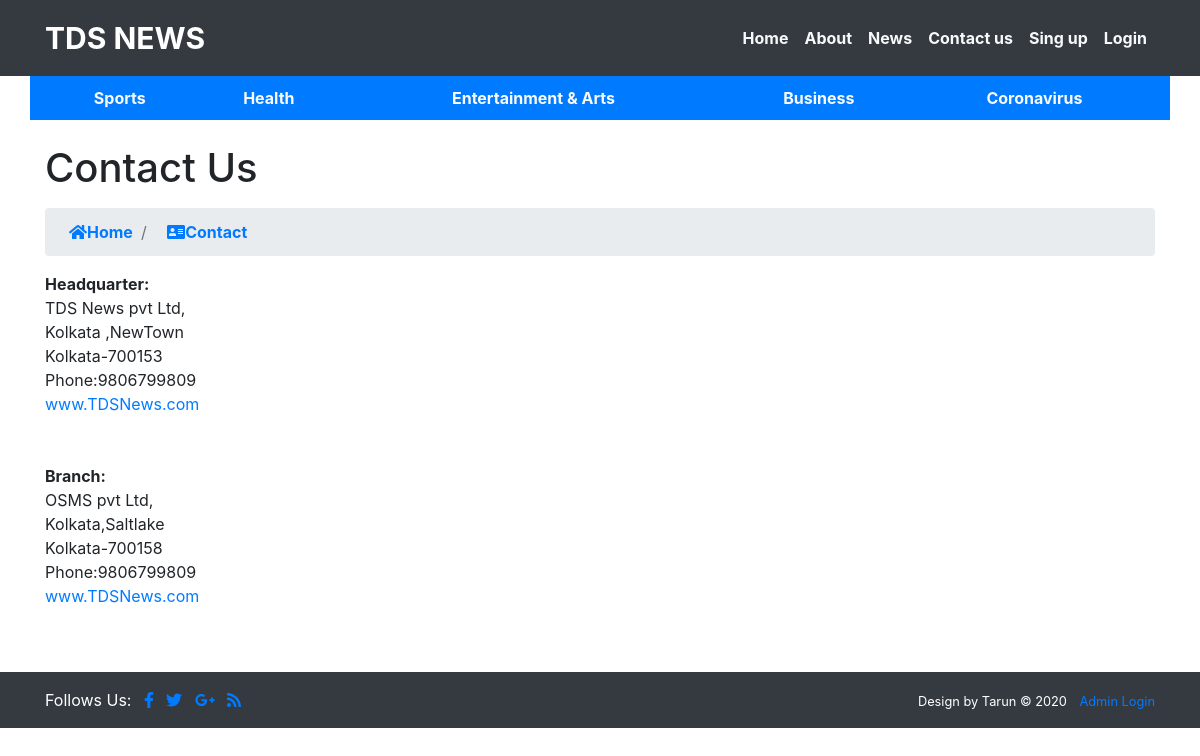
Screenshot of /index.php/news_controller/Contact with the database file from the repository.
### tables this page shows
CREATE TABLE `catagory` (
  `catagory_id` int(50) NOT NULL,
  `catagory_name` varchar(60) NOT NULL,
  `post` int(50) NOT NULL
);

### application/controllers/News_controller.php (called while the page is built, shortened)
<?php
class News_controller extends CI_Controller{
	function __construct(){
		$this->load->model('adminmodel/catagory_model');
		$this->load->model('adminmodel/news_model');
	}
	public function Contact()
	{
		$data['catagory'] = $this->catagory_model->navcatagory();
		$this->load->view('news_project/contact',$data);
	}
}
?>

### index.php (called while the page is built, shortened)
<?php
require_once BASEPATH.'core/CodeIgniter.php';

### application/models/adminmodel/Catagory_model.php (called while the page is built, shortened)
<?php
	class Catagory_model extends CI_Model{
		function navcatagory(){
			return $query = $this->db->query("SELECT * FROM catagory WHERE post > 0 ")->result();
		}
	}
?>

### application/views/news_project/contact.php (the view, shortened to what this page needs)
<!DOCTYPE html>
<html>
<head>
    <link rel="stylesheet" href="<?php echo base_url('css/bootstrap.min.css')?>">
    <link rel="stylesheet" href="<?php echo base_url('css/all.min.css')?>">
    <link rel="stylesheet" href="<?php echo base_url('css/style.css')?>">
</head>
<body>
    <nav class="navbar navbar-expand-lg navbar-dark bg-dark">
    <div class="container">
      <a class="navbar-brand text-primary font-weight-bold" href="<?php echo base_url('News_controller/index'); ?>"><span style="font-size:30px ; color: white; height: 50px; line-height: 50px;">TDS NEWS</span></a>
        <div class="collapse navbar-collapse" id="mymenu">
          <ul class="navbar-nav ml-auto custom_nav">
             <li class="nav-item">
              <a class="nav-link text-light font-weight-bold" href="<?php echo base_url('News_controller/index') ; ?>">Home</a>
            </li>
            <li class="nav-item">
              <a class="nav-link text-light font-weight-bold" href="#">About</a>
            </li>
            <li class="nav-item">
              <a class="nav-link text-light font-weight-bold" href="#">News</a>
            </li>
             <li class="nav-item">
              <a class="nav-link text-light font-weight-bold"
               href="<?php echo base_url('News_controller/Contact'); ?>">Contact us</a>
            </li>
             <li class="nav-item">
              <a class="nav-link text-light font-weight-bold" href="<?php echo base_url('user/Userregistration/index');?>">Sing up</a>
            </li>
            <li class="nav-item">
              <a class="nav-link text-light font-weight-bold" href="<?php echo base_url('user/userlogin/index') ; ?>">Login</a>
            </li>
          </ul>
        </div>
    </div>
</nav>
   	<div class="container">
      <div class="row">
        <div class="col-sm-12 bg-primary">
     <table border="0" cellpadding="10" width="100%">
       <tr align="center">
         <?php
          foreach ($catagory as $row) { ?>
         <th><a href="<?php echo base_url('News_controller/catagory/'.$row->catagory_id) ?>" class="text-light"><?php echo $row->catagory_name;  ?></a></th>
         <?php } ?>
       </tr>
     </table>
   </div>
   </div>
    </div>
    <div class="container">
      <h1 class="mt-4 mb-3">Contact Us</h1>
      <ol class="breadcrumb">
        <li class="breadcrumb-item">
          <a href="<?php echo base_url("News_controller/index");  ?>" class="ml-2 font-weight-bold"><i class="fas fa-home"></i>Home</a>
        </li>
        <li class="breadcrumb-item">
          <a href="<?php echo base_url('News_controller/Contact'); ?>" class="ml-2 font-weight-bold"><i class="fas fa-address-card"></i>Contact</a>
        </li>
      </ol>
      <div class="row">
        <div class="col-lg-12 mb-3">
          <strong>Headquarter:</strong><br>
           TDS News pvt Ltd,<br>
           Kolkata ,NewTown<br>
           Kolkata-700153<br>
           Phone:9806799809<br>
           <a href="#" target="_blank">www.TDSNews.com</a><br>
           <br> <br>
           <strong>Branch:</strong><br>
           OSMS pvt Ltd,<br>
           Kolkata,Saltlake<br>
           Kolkata-700158<br>
           Phone:9806799809<br>
           <a href="#" target="_blank">www.TDSNews.com</a><br>
        </div>
      </div>
    </div>
    <footer class="container-fluid bg-dark text-white mt-5">
        <div class="container">
        <div class="row py-3">
            <div class="col-md-6">
                <span class="pr-2">Follows Us:</span>
                <a href="#" target="_blank" class="pr-2 fi-color"><i class="fab fa-facebook-f"></i></a>
                <a href="#" target="_blank" class="pr-2 fi-color"><i class="fab fa-twitter"></i></a>
                <a href="#" target="_blank" class="pr-2 fi-color"><i class="fab fa-google-plus-g"></i></a>
                <a href="#" target="_blank" class="pr-2 fi-color"><i class="fas fa-rss"></i></a>
            </div>
            <div class="col-md-6 text-right">
            <small>Design by Tarun &copy; 2020</small>
            <small class="ml-2"><a href="Admin/login.php">Admin Login</a></small>
            </div>
        </div>
        </div>
    </footer>
</body>
</html>

### rows the page displays
catagory: catagory_name "Sports"
catagory: catagory_name "Health"
catagory: catagory_name "Entertainment & Arts"
catagory: catagory_name "Business"
catagory: catagory_name "Coronavirus"
